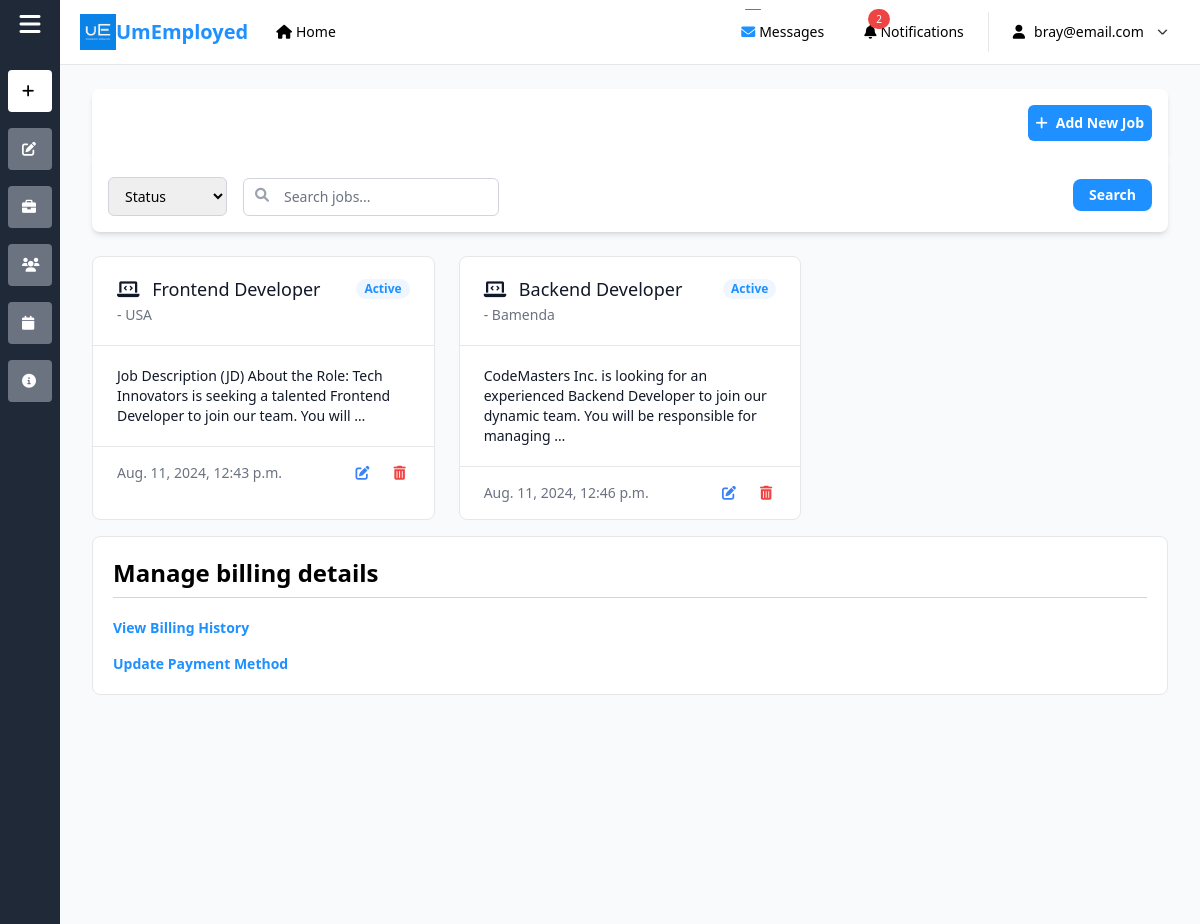
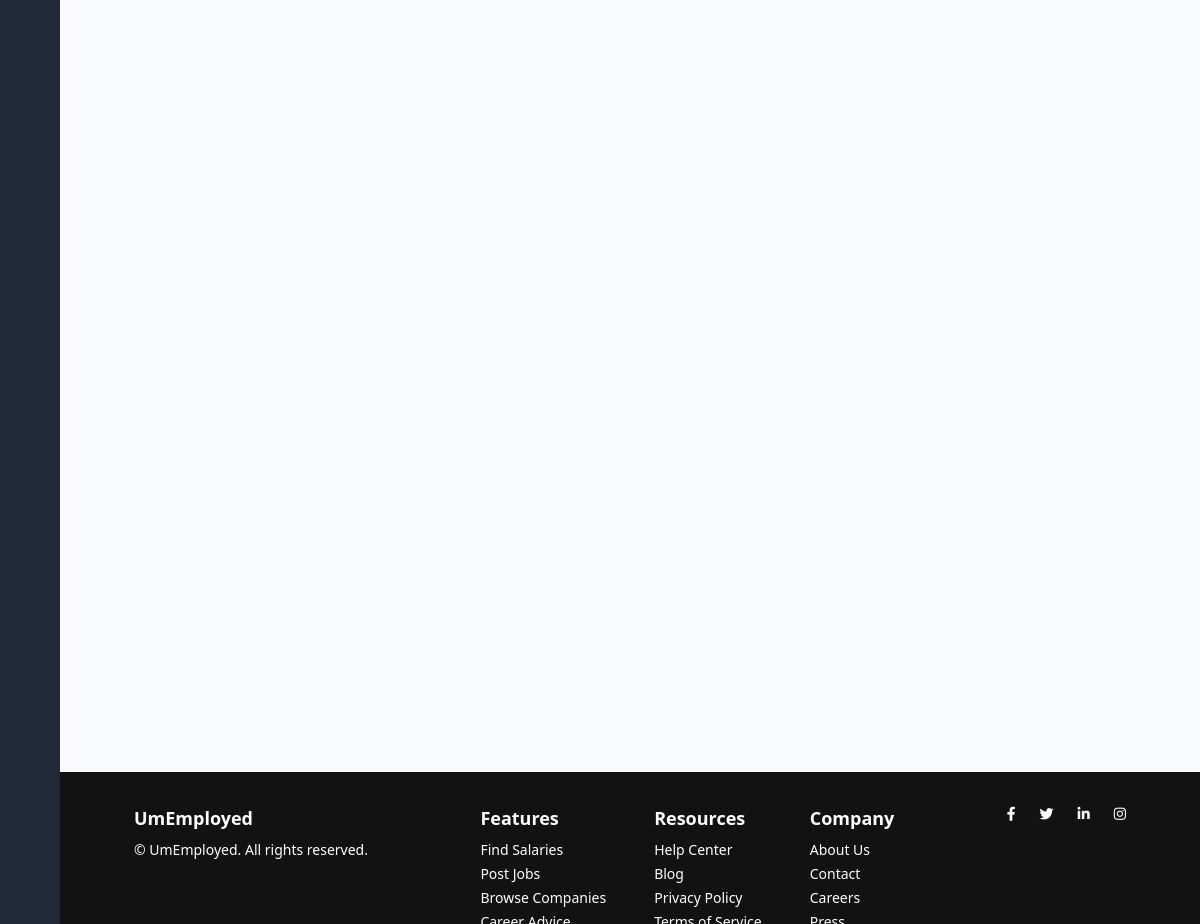
/company/jobs/2/ (signed in), run on the app's committed database (2 pictures, top to bottom).
### users/models.py (models this page shows)
class User(AbstractUser):
    id = models.BigAutoField(auto_created=True, primary_key=True, serialize=False, verbose_name='ID')
    first_name = models.CharField(max_length=50)
    last_name = models.CharField(max_length=50)
    email = models.EmailField(unique = True)
    is_recruiter = models.BooleanField(default=False)
    is_applicant = models.BooleanField(default=True)
    has_resume = models.BooleanField(default=False)
    has_company = models.BooleanField(default=False)
    created_at = models.DateTimeField(auto_now_add=True)  # Add this line
    updated_at = models.DateTimeField(auto_now=True)

### job/models.py (models this page shows)
class Job(models.Model):
    BEGINNER = 'Beginner'
    MID = 'Mid'
    EXPERT = 'Expert'
    LEVEL_CHOICES = [
        (BEGINNER, 'Beginner'),
        (MID, 'Mid'),
        (EXPERT, 'Expert'),
    ]
    user = models.ForeignKey(User, on_delete=models.CASCADE)
    company = models.ForeignKey(Company, on_delete=models.CASCADE)
    title = models.CharField(max_length=100)
    hire_number = models.IntegerField()
    job_location_type = models.CharField(max_length=50, choices=[
        ('remote', 'Remote'),
        ('onsite', 'Onsite'),
        ('hybrid', 'Hybrid'),
        ('internship', 'Internship'),
    ])
    location = models.CharField(max_length=100)
    salary = models.PositiveBigIntegerField(default=35000)
    requirements = models.ManyToManyField(Skill, related_name='required_jobs')
    extracted_skills = models.ManyToManyField(Skill, blank=True, related_name='extracted_jobs')
    ideal_candidate = models.TextField()
    is_available = models.BooleanField(default=False)
    description = models.TextField(max_length=255, default='We are looking for ...')
    responsibilities = models.TextField(max_length=255, default="You will be in charge of ...")
    benefits = models.TextField(default="...")
    level = models.CharField(max_length=10, choices=LEVEL_CHOICES, default=BEGINNER)
    category = models.ForeignKey(SkillCategory, on_delete=models.CASCADE, default=1)
    user = models.ForeignKey(User, on_delete=models.CASCADE)
    job_type = models.CharField(max_length=255, blank=True)
    experience_levels = models.CharField(max_length=255, blank=True)
    weekly_ranges = models.CharField(max_length=255, blank=True)
    shifts = models.CharField(max_length=255, blank=True)
    created_at = models.DateTimeField(auto_now_add=True)  # Add this line
    updated_at = models.DateTimeField(auto_now=True)
    def __str__(self):
        return self.title

### company/views.py (the view)
# urls.py: path('jobs/<int:company_id>/', views.view_my_jobs, name='view_my_jobs'),
@login_required(login_url='login')
@company_belongs_to_user
def view_my_jobs(request, company_id):
    company = get_object_or_404(Company, id=company_id)
    jobs = Job.objects.filter(company=company)
    print(jobs)
    context = {
        'company': company,
        "jobs":jobs,
    }
    return render(request, 'company/myJobs.html', context)

### company/models.py (called while the page is built)
    def __str__(self):
        return self.name or ''

### users/context_processors.py (called while the page is built)
def add_company_to_context(request):
    if request.user.is_authenticated and request.user.has_company:
        try:
            company = Company.objects.get(user=request.user)
            return {
                'user_company': company
            }
        except Company.DoesNotExist:
            return {
                'user_company': None
            }
    return {}

### templates/company/myJobs.html (shortened to what this page needs)
{% extends 'resume/recruiterBase.html' %}
{% load static %}
{% block content %}
      <main class="max-w-7xl mx-auto py-6 px-[5px] sm:px-6 lg:px-8">
        <div class="bg-white rounded-t-lg shadow sm:shadow-md">
          <div class="max-w-7xl mx-auto p-4 flex justify-end items-center">
            <a href="{% url 'job:create-job' %}">
            <button
              class="bg-[#1e90ff] text-white p-2 font-semibold rounded-md hover:bg-blue-500 transition-all duration-300 flex items-center"
            >
              <i class="fas fa-plus mr-2"></i> Add New Job
            </button>
            </a>
          </div>
        </div>
        <div
          class="bg-white p-4 shadow-md rounded-b-lg mb-6 flex flex-col md:flex-row items-center space-y-4 md:space-y-0 md:space-x-4"
        >
          <div class="flex items-center space-x-2 w-full md:w-auto">
            <select
              id="status"
              name="status"
              class="mt-1 border block w-full pl-3 pr-10 py-2 text-base border-gray-300 outline-none sm:text-sm rounded-md"
            >
              <option selected disabled>Status</option>
            </select>
          </div>
          <div
            class="relative w-full md:w-auto flex-1 flex gap-x-2 items-center"
          >
            <div class="relative w-full md:w-auto flex-1">
              <input
                type="text"
                id="search"
                name="search"
                placeholder="Search jobs..."
                class="mt-1 flex-1 pl-10 pr-3 py-2 border border-gray-300 rounded-md leading-5 bg-white placeholder-gray-500 sm:text-sm outline-nonetransition-all duration-300"
              />
              <div
                class="absolute inset-y-0 left-0 pl-3 flex items-center pointer-events-none"
              >
              </div>
            </div>
            <button
              class="text-white bg-[#1e90ff] py-[6px] px-4 rounded-lg font-semibold hover:bg-blue-500 transition-all duration-300"
            >
              Search
            </button>
          </div>
        </div>
        <div class="grid grid-cols-1 sm:grid-cols-2 lg:grid-cols-3 gap-6">
          {% for job in jobs %}
          <div
            class="bg-white duration-300 border overflow-hidden rounded-md sm:rounded-lg"
          >
            <div
              class="px-4 py-5 sm:px-6 flex justify-between items-center border-b"
            >
              <div>
                <h3 class="text-lg leading-6 font-medium text-gray-900">
                  <i class="fas fa-laptop-code mr-2"></i> {{ job.title}}
                </h3>
                <p class="mt-1 text-sm text-gray-500">
                  {{ job.company}} - {{ job.location }}
                </p>
              </div>
              <span
                class="px-2 inline-flex text-xs leading-5 font-semibold rounded-full bg-blue-50 text-[#1e90ff] mb-6"
              >
                Active
              </span>
            </div>
            <div class="px-4 py-5 sm:px-6">
              <p class="text-sm text-gray-900">
                {{ job.description|truncatewords:20 }}
              </p>
            </div>
            <div
              class="px-4 py-4 sm:px-6 flex justify-between items-center border-t"
            >
              <div class="text-sm text-gray-500">{{ job.created_at }}</div>
              <div class="flex space-x-5">
                <a href="#">
                <button
                  class="text-blue-500 hover:text-blue-600 flex items-center"
                >
                  <i class="fas fa-edit mr-1"></i>
                </button>
              </a>
                <button
                  class="text-red-500 hover:text-red-600 flex items-center"
                >
                  <i class="fas fa-trash-alt mr-1"></i>
                </button>
              </div>
            </div>
          </div>
          {% endfor %}
        </div>
        <section class="p-5 border rounded-lg bg-white my-4">
          <h3 class="font-bold text-lg md:text-xl lg:text-2xl">
            Manage billing details
          </h3>
          <hr class="mt-2 my-5 border-gray-300" />
          <div class="flex flex-col gap-2 md:gap-4">
            <a href="#" class="text-[#1e90ff] font-bold hover:underline"
              >View Billing History</a
            >
            <a href="#" class="text-[#1e90ff] font-bold hover:underline"
              >Update Payment Method</a
            >
          </div>
        </section>
      </main>
   {% endblock %}

### templates/resume/recruiterBase.html (shortened to what this page needs)
{% load static %}
<!DOCTYPE html>
<html lang="en">
  <head>
    <script src="https://cdn.tailwindcss.com"></script>
    <link
      rel="stylesheet"
      href="https://cdnjs.cloudflare.com/ajax/libs/font-awesome/6.0.0-beta3/css/all.min.css"
    />
  </head>
  <body class="bg-gray-50 flex text-sm min-height-[100vh]">
<aside
  id="aside-menu"
  class="hidden md:block min-h-screen bg-gray-800 text-white transition-all duration-300 ease-in-out pz-2"
  style="width: 60px"
>
  <div class="p-3">
    <button id="toggle-aside-btn" class="text-2xl text-center w-full">
      <i class="fas fa-bars flex justify-center"></i>
    </button>
  </div>
  <section class="mt-5 space-y-4">
    <div class="aside-item flex items-center text-black flex items-center p-3.5 mx-2 bg-white rounded transition-colors relative">
      <i class="fas fa-plus"></i>
    </div>
    <div class="aside-item flex items-center flex items-center p-3.5 mx-2 bg-gray-500 rounded hover:bg-gray-600 transition-colors relative">
      <i class="fas fa-edit"></i>
    </div>
    <a href="{% url 'view_my_jobs' company.id %}" class="aside-item flex items-center flex items-center p-3.5 mx-2 bg-gray-500 rounded hover:bg-gray-600 transition-colors">
      <i class="fas fa-briefcase"></i>
    </a>
    <a href="{% url 'view_applications' company.id %}" class="aside-item flex items-center flex items-center p-3.5 mx-2 bg-gray-500 rounded hover:bg-gray-600 transition-colors">
      <i class="fas fa-users"></i>
    </a>
    <div class="aside-item flex items-center flex items-center p-3.5 mx-2 bg-gray-500 rounded hover:bg-gray-600 transition-colors">
      <i class="fas fa-calendar"></i>
    </div>
    <a href="{% url 'company-details' company.id %}" class="aside-item flex items-center flex items-center p-3.5 mx-2 bg-gray-500 rounded hover:bg-gray-600 transition-colors">
      <i class="fas fa-info-circle"></i>
    </a>
  </section>
</aside>
    <div class="flex-1">
      <header
        class="flex justify-between items-center md:border-b px-2 md:px-5 py-3 bg-white shadow-md md:shadow-none"
      >
        <div class="flex items-center gap-x-5">
          <div class="logo-wrap flex items-center">
            <img class="w-8 md:w-9" src="{% static 'build/logo/logo-color.png' %}" alt="" />
            <span class="text-[#1e90ff] hidden md:block md:text-xl font-bold"
              >UmEmployed</span
            >
          </div>
          <a
            class="hidden md:flex items-center space-x-1 hover:bg-blue-50 transition-colors p-2 rounded"
            href="{% url 'index' %}"
          >
            <i class="fas fa-home home-icon"></i>
            <span>Home</span>
          </a>
        </div>
        <nav class="flex md:gap-x-4 items-center">
          <ul class="flex gap-x-2 md:gap-x-6 items-center">
            <li class="relative">
              <a
                class="flex items-center gap-1 hover:bg-blue-50 transition-colors p-2 rounded"
                href="{% url 'company_inbox' company.id %}"
              >
                <i class="fas fa-envelope message-icon text-[#1e90ff]"></i>
                <span class="hidden md:block">Messages</span>
                <div
                  class="absolute sm:top-[-5px] top-[-1px] left-3 py-[-1px] py-[0.5px] px-[8px] text-[10px] text-white bg-red-500 rounded-full"
                >
                </div>
              </a>
            </li>
            <li class="relative">
              <a
                class="flex items-center gap-1 hover:bg-blue-50 transition-colors p-2 rounded"
                href="{% url 'company_notifications' company.id %}"
              >
                <i class="fas fa-bell notification-icon"></i>
                <span class="hidden md:block">Notifications</span>
                <div
                  class="absolute sm:top-[-5px] top-[-1px] left-3 py-[-1px] px-[8px] text-[10px] text-white bg-red-500 rounded-full"
                >
                  2
                </div>
              </a>
            </li>
          </ul>
          <div class="relative">
            <div class="hover:bg-blue-50 transition-colors p-2 rounded">
              <button id="option-btn" class="flex items-center gap-2">
                <i class="fas fa-user"></i>
                <span class="w-28 text-ellipsis overflow-hidden hidden md:block"
                  >{{user.username}}</span
                >
                <img
                  class="w-[19px] mt-1 md:mt-0 hidden md:block"
                  src="{% static 'build/img/dropdown-arrow-svgrepo-com.svg' %}"
                  alt="drop down arrow"
                />
              </button>
            </div>
          </div>
        </nav>
      </header>
      {% block content %}
      {% endblock %}
<footer class="mt-20 md:mt-[52vh] py-4 md:py-8 bg-[#121212] text-white">
      <div class="container mx-auto px-4">
          <div class="flex flex-col md:flex-row justify-between items-center md:items-start">
              <div class="mb-6 md:mb-0 text-center md:text-left">
                  <h2 class="text-lg font-bold mb-2">UmEmployed</h2>
                  <p>&copy;  UmEmployed. All rights reserved.</p>
              </div>
              <div class="flex flex-col md:flex-row space-y-4 md:space-y-0 md:space-x-12 text-center md:text-left">
                  <div>
                      <h3 class="text-lg font-semibold mb-2">Features</h3>
                      <ul class="space-y-1">
                          <li><a href="#" class="hover:text-[#1e90ff]">Find Salaries</a></li>
                          <li><a href="#" class="hover:text-[#1e90ff]">Post Jobs</a></li>
                          <li><a href="#" class="hover:text-[#1e90ff]">Browse Companies</a></li>
                          <li><a href="#" class="hover:text-[#1e90ff]">Career Advice</a></li>
                      </ul>
                  </div>
                  <div>
                      <h3 class="text-lg font-semibold mb-2">Resources</h3>
                      <ul class="space-y-1">
                          <li><a href="#" class="hover:text-[#1e90ff]">Help Center</a></li>
                          <li><a href="#" class="hover:text-[#1e90ff]">Blog</a></li>
                          <li><a href="#" class="hover:text-[#1e90ff]">Privacy Policy</a></li>
                          <li><a href="#" class="hover:text-[#1e90ff]">Terms of Service</a></li>
                      </ul>
                  </div>
                  <div>
                      <h3 class="text-lg font-semibold mb-2">Company</h3>
                      <ul class="space-y-1">
                          <li><a href="#" class="hover:text-[#1e90ff]">About Us</a></li>
                          <li><a href="#" class="hover:text-[#1e90ff]">Contact</a></li>
                          <li><a href="#" class="hover:text-[#1e90ff]">Careers</a></li>
                          <li><a href="#" class="hover:text-[#1e90ff]">Press</a></li>
                      </ul>
                  </div>
              </div>
              <div class="flex space-x-6 mt-6 md:mt-0 justify-center">
                  <a href="#" class="text-white hover:text-[#1e90ff]"><i class="fab fa-facebook-f"></i></a>
                  <a href="#" class="text-white hover:text-[#1e90ff]"><i class="fab fa-twitter"></i></a>
                  <a href="#" class="text-white hover:text-[#1e90ff]"><i class="fab fa-linkedin-in"></i></a>
                  <a href="#" class="text-white hover:text-[#1e90ff]"><i class="fab fa-instagram"></i></a>
              </div>
          </div>
      </div>
  </footer>
    </div>
  </body>
</html>

### data on the page
User: username "bray@email.com"
Job: title "Frontend Developer", location "USA", description "Job Description (JD) About the Role: Tech Innovators is seeking a talented Frontend Developer to join our team. You will …", created_at "Aug. 11, 2024, 12:43 p.m."
Job: title "Backend Developer", location "Bamenda", description "CodeMasters Inc. is looking for an experienced Backend Developer to join our dynamic team. You will be responsible for managing …", created_at "Aug. 11, 2024, 12:46 p.m."
